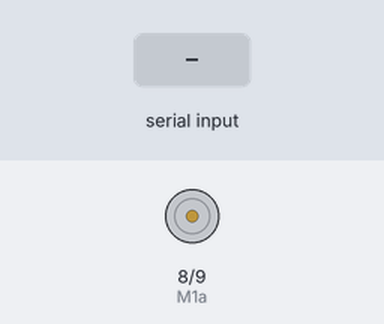
A sketch run on a simulated Arduino Uno, built with avr-gcc and run on an emulated ATmega328P. Parts: motor-driver pin pairs drawn as motors (green arrow = first pin HIGH = forward, orange = second pin HIGH = backward, longer = more drive). The test bench sets the inputs (shaded band).

Above: at 1.2 s.
1.3 s: "A" received over Serial
At 2.4 s:
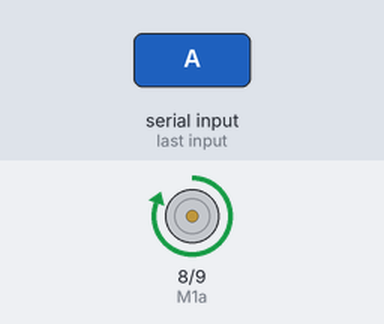
2.8 s: "B" received over Serial
At 3.5 s:
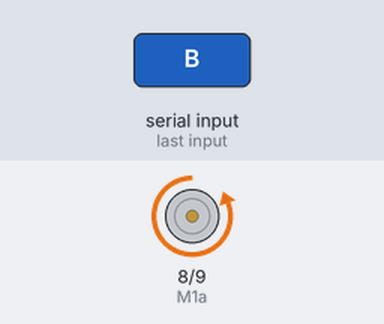
4.3 s: "a" received over Serial
At 4.7 s:
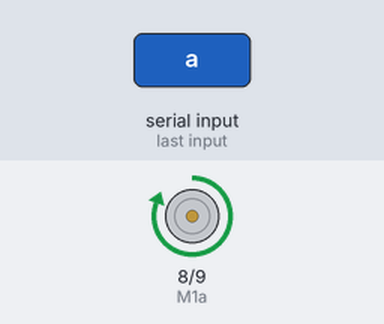
5.8 s: "b" received over Serial
At 7.0 s:
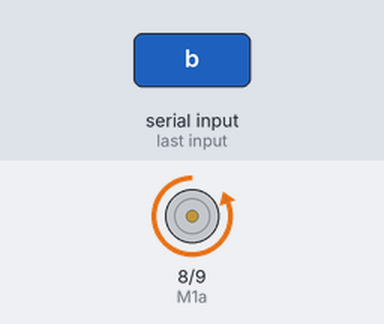
Timing chart, 0 to 8.3 s (numbered marks = the images above; inputs shaded):
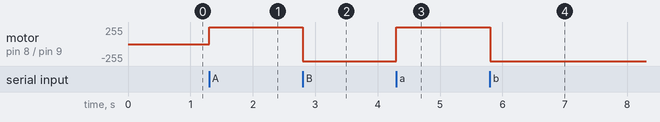

The sketch:

Motor_Control_digital_PH.ino
```cpp
int M1a=8;
int M1b=9;
int state = 0;
int senial;
int Power=2;

void setup() {
    Serial.begin(9600);
    pinMode(M1a, OUTPUT);
    pinMode(M1b, OUTPUT);
    pinMode(Power,OUTPUT);
    digitalWrite(Power,1);
    senial=1;
}

void loop() {
  if(Serial.available() > 0){
     state = Serial.read();
     if (state == 'A' || state == 'a') {
        digitalWrite(M1b, LOW);
        digitalWrite(M1a, HIGH);
     }
     if (state == 'B' || state == 'b') {
        digitalWrite(M1a,LOW);
        digitalWrite(M1b, HIGH);
     }
  }
}
```

Measured:
- after the input at 1.3 s, motor on pin 8 (M1a) / pin 9 (M1b): stopped → forward 255/255 at once
- after the input at 2.8 s, motor on pin 8 (M1a) / pin 9 (M1b): forward 255/255 → backward 255/255 at once
- after the input at 4.3 s, motor on pin 8 (M1a) / pin 9 (M1b): backward 255/255 → forward 255/255 at once
- after the input at 5.8 s, motor on pin 8 (M1a) / pin 9 (M1b): forward 255/255 → backward 255/255 at once
